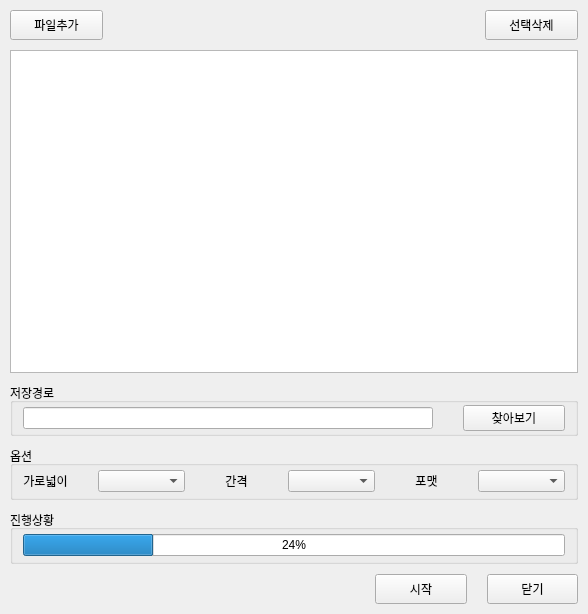
<?xml version="1.0" encoding="UTF-8"?>
<ui version="4.0">
 <class>MainWindow</class>
 <widget class="QMainWindow" name="MainWindow">
  <property name="geometry">
   <rect>
    <x>0</x>
    <y>0</y>
    <width>588</width>
    <height>614</height>
   </rect>
  </property>
  <property name="windowTitle">
   <string>MainWindow</string>
  </property>
  <widget class="QWidget" name="centralwidget">
   <layout class="QGridLayout" name="gridLayout_2">
    <property name="leftMargin">
     <number>0</number>
    </property>
    <property name="topMargin">
     <number>0</number>
    </property>
    <property name="rightMargin">
     <number>0</number>
    </property>
    <property name="bottomMargin">
     <number>0</number>
    </property>
    <property name="horizontalSpacing">
     <number>0</number>
    </property>
    <item row="0" column="0">
     <layout class="QGridLayout" name="gridLayout" rowstretch="1,6,1,1,1,1">
      <property name="leftMargin">
       <number>10</number>
      </property>
      <property name="topMargin">
       <number>10</number>
      </property>
      <property name="rightMargin">
       <number>10</number>
      </property>
      <property name="bottomMargin">
       <number>10</number>
      </property>
      <property name="horizontalSpacing">
       <number>0</number>
      </property>
      <property name="verticalSpacing">
       <number>10</number>
      </property>
      <item row="3" column="0">
       <widget class="QGroupBox" name="groupBox_2">
        <property name="title">
         <string>옵션</string>
        </property>
        <layout class="QGridLayout" name="gridLayout_4">
         <property name="leftMargin">
          <number>0</number>
         </property>
         <property name="topMargin">
          <number>0</number>
         </property>
         <property name="rightMargin">
          <number>0</number>
         </property>
         <property name="bottomMargin">
          <number>0</number>
         </property>
         <property name="spacing">
          <number>0</number>
         </property>
         <item row="0" column="0">
          <layout class="QHBoxLayout" name="horizontalLayout_3" stretch="1,2,1,2,1,2">
           <property name="spacing">
            <number>30</number>
           </property>
           <property name="leftMargin">
            <number>10</number>
           </property>
           <property name="rightMargin">
            <number>10</number>
           </property>
           <item>
            <widget class="QLabel" name="label">
             <property name="text">
              <string>가로넓이</string>
             </property>
             <property name="alignment">
              <set>Qt::AlignCenter</set>
             </property>
            </widget>
           </item>
           <item>
            <widget class="QComboBox" name="cbox_Image_width"/>
           </item>
           <item>
            <widget class="QLabel" name="label_2">
             <property name="text">
              <string>간격</string>
             </property>
             <property name="alignment">
              <set>Qt::AlignCenter</set>
             </property>
            </widget>
           </item>
           <item>
            <widget class="QComboBox" name="cbox_Space"/>
           </item>
           <item>
            <widget class="QLabel" name="label_3">
             <property name="text">
              <string>포맷</string>
             </property>
             <property name="alignment">
              <set>Qt::AlignCenter</set>
             </property>
            </widget>
           </item>
           <item>
            <widget class="QComboBox" name="cbox_Image_format"/>
           </item>
          </layout>
         </item>
        </layout>
       </widget>
      </item>
      <item row="5" column="0">
       <layout class="QHBoxLayout" name="horizontalLayout_2" stretch="8,2,2">
        <property name="spacing">
         <number>20</number>
        </property>
        <property name="leftMargin">
         <number>0</number>
        </property>
        <property name="rightMargin">
         <number>0</number>
        </property>
        <item>
         <spacer name="horizontalSpacer_2">
          <property name="orientation">
           <enum>Qt::Horizontal</enum>
          </property>
          <property name="sizeHint" stdset="0">
           <size>
            <width>40</width>
            <height>20</height>
           </size>
          </property>
         </spacer>
        </item>
        <item>
         <widget class="QPushButton" name="btn_Start_conversion">
          <property name="sizePolicy">
           <sizepolicy hsizetype="Preferred" vsizetype="Maximum">
            <horstretch>0</horstretch>
            <verstretch>0</verstretch>
           </sizepolicy>
          </property>
          <property name="maximumSize">
           <size>
            <width>16777215</width>
            <height>30</height>
           </size>
          </property>
          <property name="text">
           <string>시작</string>
          </property>
         </widget>
        </item>
        <item>
         <widget class="QPushButton" name="btn_Close_app">
          <property name="sizePolicy">
           <sizepolicy hsizetype="Preferred" vsizetype="Maximum">
            <horstretch>0</horstretch>
            <verstretch>0</verstretch>
           </sizepolicy>
          </property>
          <property name="maximumSize">
           <size>
            <width>16777215</width>
            <height>30</height>
           </size>
          </property>
          <property name="text">
           <string>닫기</string>
          </property>
         </widget>
        </item>
       </layout>
      </item>
      <item row="4" column="0">
       <widget class="QGroupBox" name="groupBox_3">
        <property name="title">
         <string>진행상황</string>
        </property>
        <layout class="QGridLayout" name="gridLayout_5">
         <property name="leftMargin">
          <number>0</number>
         </property>
         <property name="topMargin">
          <number>0</number>
         </property>
         <property name="rightMargin">
          <number>0</number>
         </property>
         <property name="bottomMargin">
          <number>0</number>
         </property>
         <property name="spacing">
          <number>0</number>
         </property>
         <item row="0" column="0">
          <layout class="QHBoxLayout" name="horizontalLayout_5">
           <property name="leftMargin">
            <number>10</number>
           </property>
           <property name="rightMargin">
            <number>10</number>
           </property>
           <item>
            <widget class="QProgressBar" name="progressBar">
             <property name="value">
              <number>24</number>
             </property>
            </widget>
           </item>
          </layout>
         </item>
        </layout>
       </widget>
      </item>
      <item row="2" column="0">
       <widget class="QGroupBox" name="groupBox">
        <property name="title">
         <string>저장경로</string>
        </property>
        <layout class="QGridLayout" name="gridLayout_3">
         <property name="leftMargin">
          <number>0</number>
         </property>
         <property name="topMargin">
          <number>0</number>
         </property>
         <property name="rightMargin">
          <number>0</number>
         </property>
         <property name="bottomMargin">
          <number>0</number>
         </property>
         <property name="spacing">
          <number>0</number>
         </property>
         <item row="1" column="1">
          <layout class="QHBoxLayout" name="horizontalLayout_4" stretch="8,2">
           <property name="spacing">
            <number>30</number>
           </property>
           <property name="leftMargin">
            <number>10</number>
           </property>
           <property name="rightMargin">
            <number>10</number>
           </property>
           <item>
            <widget class="QLineEdit" name="le_File_path"/>
           </item>
           <item>
            <widget class="QPushButton" name="btn_Find_filepath">
             <property name="text">
              <string>찾아보기</string>
             </property>
            </widget>
           </item>
          </layout>
         </item>
        </layout>
       </widget>
      </item>
      <item row="0" column="0">
       <layout class="QHBoxLayout" name="horizontalLayout" stretch="2,8,2">
        <property name="spacing">
         <number>10</number>
        </property>
        <property name="leftMargin">
         <number>0</number>
        </property>
        <property name="rightMargin">
         <number>0</number>
        </property>
        <item>
         <widget class="QPushButton" name="btn_File_add">
          <property name="sizePolicy">
           <sizepolicy hsizetype="Preferred" vsizetype="Maximum">
            <horstretch>0</horstretch>
            <verstretch>0</verstretch>
           </sizepolicy>
          </property>
          <property name="minimumSize">
           <size>
            <width>0</width>
            <height>2</height>
           </size>
          </property>
          <property name="maximumSize">
           <size>
            <width>16777215</width>
            <height>30</height>
           </size>
          </property>
          <property name="sizeIncrement">
           <size>
            <width>0</width>
            <height>2</height>
           </size>
          </property>
          <property name="baseSize">
           <size>
            <width>0</width>
            <height>2</height>
           </size>
          </property>
          <property name="text">
           <string>파일추가</string>
          </property>
         </widget>
        </item>
        <item>
         <spacer name="horizontalSpacer">
          <property name="orientation">
           <enum>Qt::Horizontal</enum>
          </property>
          <property name="sizeHint" stdset="0">
           <size>
            <width>40</width>
            <height>20</height>
           </size>
          </property>
         </spacer>
        </item>
        <item>
         <widget class="QPushButton" name="btn_List_discard">
          <property name="sizePolicy">
           <sizepolicy hsizetype="Preferred" vsizetype="Minimum">
            <horstretch>0</horstretch>
            <verstretch>0</verstretch>
           </sizepolicy>
          </property>
          <property name="minimumSize">
           <size>
            <width>0</width>
            <height>2</height>
           </size>
          </property>
          <property name="maximumSize">
           <size>
            <width>16777215</width>
            <height>30</height>
           </size>
          </property>
          <property name="text">
           <string>선택삭제</string>
          </property>
         </widget>
        </item>
       </layout>
      </item>
      <item row="1" column="0">
       <widget class="QListWidget" name="listw_File_list">
        <property name="selectionMode">
         <enum>QAbstractItemView::MultiSelection</enum>
        </property>
       </widget>
      </item>
     </layout>
    </item>
   </layout>
  </widget>
 </widget>
 <resources/>
 <connections/>
</ui>
